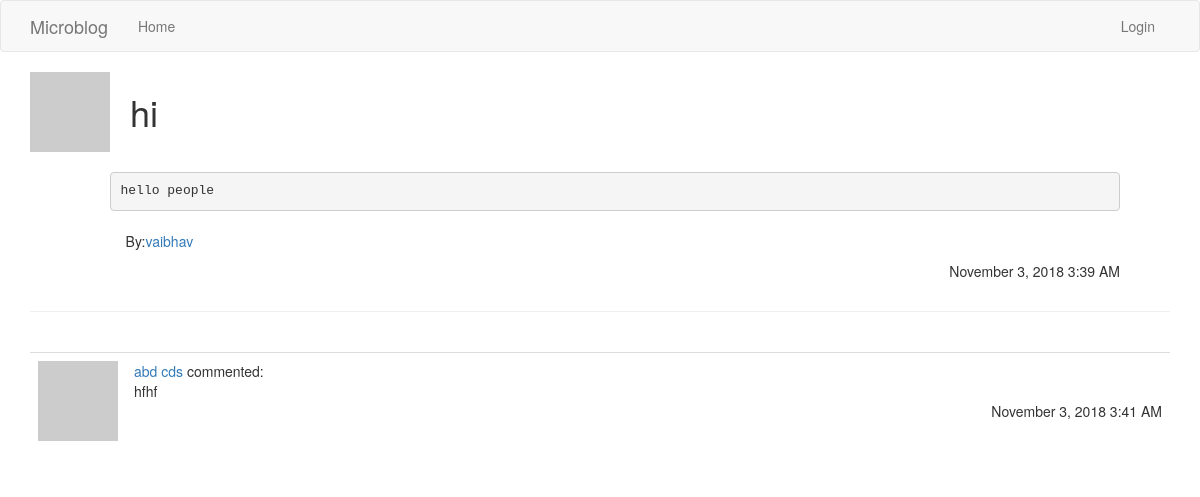
/post/hi, run on the app's committed database.
### app/models.py (models this page shows, shortened)
class Post(db.Model):
    id = db.Column(db.Integer, primary_key=True)
    title=db.Column(db.String(50))
    body = db.Column(db.String(140))
    comments=db.relationship('Comment',backref='commenter',lazy='dynamic')
    timestamp = db.Column(db.DateTime, index=True, default=datetime.utcnow)
    user_id = db.Column(db.Integer, db.ForeignKey('user.id'))

class User(UserMixin,db.Model):
    id = db.Column(db.Integer, primary_key=True)
    username = db.Column(db.String(64), index=True, unique=True)
    email = db.Column(db.String(120), index=True, unique=True)
    password_hash = db.Column(db.String(128))
    posts = db.relationship('Post', backref='author', lazy='dynamic')
    about_me = db.Column(db.String(140))
    last_seen = db.Column(db.DateTime, default=datetime.utcnow)
    followed = db.relationship(
        'User', secondary=followers,
        primaryjoin=(followers.c.follower_id == id),
        secondaryjoin=(followers.c.followed_id == id),
        backref=db.backref('followers', lazy='dynamic'), lazy='dynamic')
    def avatar(self, size):
        digest = md5(self.email.lower().encode('utf-8')).hexdigest()
        return 'https://www.gravatar.com/avatar/{}?d=identicon&s={}'.format(
            digest, size)

class Comment(db.Model):
    id=db.Column(db.Integer,primary_key=True)
    email=db.Column(db.String(64),db.ForeignKey('user.email'))
    user=db.Column(db.String(64),db.ForeignKey('user.username'))
    post_id=db.Column(db.Integer,db.ForeignKey('post.id'))
    body=db.Column(db.String(150))
    timestamp=db.Column(db.DateTime,index=True,default=datetime.utcnow)
    def avatar(self, size):
        digest = md5(self.email.lower().encode('utf-8')).hexdigest()
        return 'https://www.gravatar.com/avatar/{}?d=identicon&s={}'.format(
            digest, size)

### app/routes.py (the view)
@app.route('/post/<postname>',methods=['GET','POST'])
def post(postname):
    form=CommentForm()
    post=Post.query.filter_by(title=postname).first_or_404()
    if form.validate_on_submit():
        comment=Comment(user=current_user.username,email=current_user.email,post_id=post.id,body=form.comment.data)
        db.session.add(comment)
        db.session.commit()
    postid=post.id
    page=request.args.get('page',1,type=int)
    comments=Comment.query.filter_by(post_id=postid).all()
    userid=post.user_id
    user=User.query.filter_by(id=userid).first_or_404()
    return render_template('_comment.html',post=post,user=user,form=form,comments=comments)

### app/routes.py (called while the page is built)
@app.before_request
def before_request():
    if current_user.is_authenticated:
        current_user.last_seen = datetime.utcnow()
        db.session.commit()

### app/templates/_comment.html (shortened to what this page needs)
{% extends "base.html" %}
{% import 'bootstrap/wtf.html' as wtf %}
{% block app_content %}
<table >
	<tr valign="top">
		<td><img src="{{ user.avatar(128) }}"></td>
		<td><h1>&nbsp;&nbsp;{{post.title}}</h1>
			<p>&nbsp;&nbsp;&nbsp;&nbsp;&nbsp;&nbsp;&nbsp;&nbsp;<div style="width:1010px;overflow:auto"><pre>{{post.body}}</pre></div></p>
			<p>&nbsp;&nbsp;&nbsp;&nbsp;By:<a href="{{ url_for('user', username=user.username) }}">{{user.username}}</a></p>
			<p align="right">{{moment(post.timestamp).format('LLL')}}</td>
	</tr>
</table>
<hr>
    <br>
    {% for comment in comments %}
        {% include 'comments.html' %}
    {% endfor %}
{%endblock%}

### app/templates/comments.html
<table class="table table-hover">
	<tr>
		<td width="70px">
			<a href="{{ url_for('user', username=comment.user) }}">
                    <img src="{{ comment.avatar(70) }}" />
                </a>
            </td>
            <td>
            	<a href="{{ url_for('user', username=comment.user) }}">
            	{{comment.user}}</a>
            	commented:<br>
            	{{comment.body}}
            	<br>
            	<p align="right">
            	{{ moment(comment.timestamp).format('LLL') }}</p>
            </td>
	</tr>
</table>

### data on the page
Post: title "hi", body "hello people", timestamp "November 3, 2018 3:39 AM"
User: username "vaibhav"
Comment: user "abd cds", body "hfhf", timestamp "November 3, 2018 3:41 AM"
